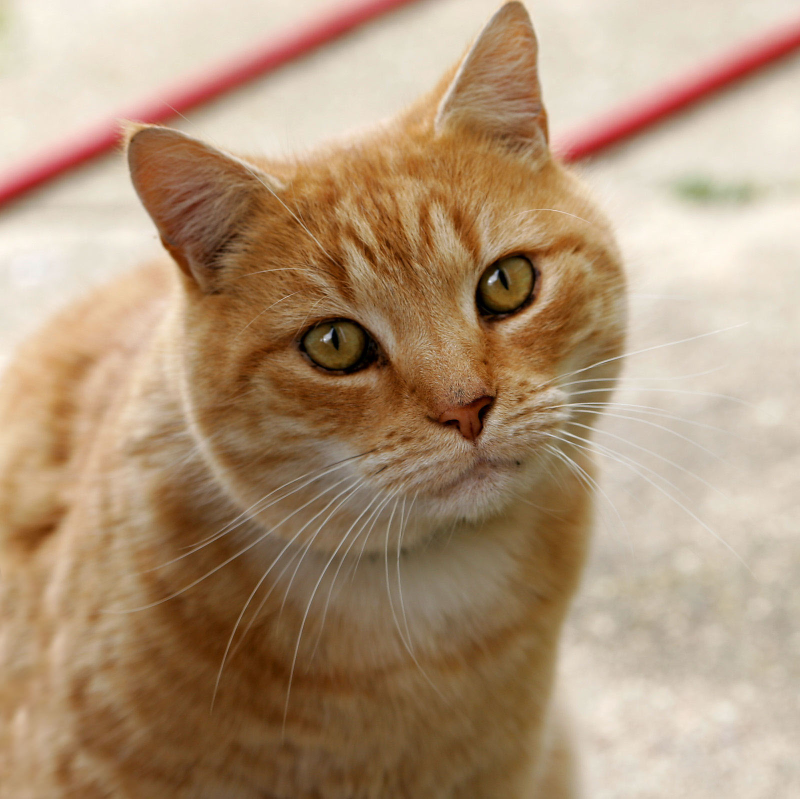
#> input picture showcase/originals/cat.jpg, 1600 x 1598 px (shown at 1/2 size); its folder holds only this picture in this run
$ python run_showcase.py
#> lines starting #> are read from the running program, lines starting #| are printed output that depends on the picture; after the words box and inside, x2 and y2 are one past the last pixel; in counts of white or black regions, pixels touching at a corner belong together
### app.py
"""微HTTP服:供前端+拟合上传图.
运行:.venv/bin/python server/app.py 或 PORT=9000 ...
端点:GET/->index.html;GET/static.html->离线页;POST/api/fit->原图字节,Canny边缘+反转+build_fits,返JSON.
POST体为原图(非multipart)."""
import base64
import json
import os
import sys
import tempfile
import warnings
from http.server import BaseHTTPRequestHandler as B, ThreadingHTTPServer as T
import cv2
import numpy as n

try:
    _rw = n.exceptions.RankWarning
except AttributeError:
    _rw = n.RankWarning
warnings.filterwarnings("ignore", category=_rw)
H = os.path.dirname(os.path.abspath(__file__))
sys.path.insert(0, H)
from curve_fitting_dev import build_fits  # noqa: E402
BD = (-10.0, 10.0, -7.0, 7.0)
MD = 12
DC = [
    "#c74440", "#2d70b3", "#388c46", "#6042a6", "#000000",
    "#fa7e19", "#c55c1e", "#3d8545", "#b0407c", "#c78433",
]
IP = os.path.join(H, "index.html")
SP = os.path.join(H, "static.html")
MUB = 20 * 1024 * 1024


def eo(rp, op):
    """原图→白底黑线轮廓供build_fits用.灰度→高斯模糊→Canny→反转."""
    im = cv2.imread(rp, cv2.IMREAD_COLOR)
    if im is None:
        raise ValueError("could not decode image")
    g = cv2.cvtColor(im, cv2.COLOR_BGR2GRAY)
    bl = cv2.GaussianBlur(g, (5, 5), 0)
    ed = cv2.Canny(bl, threshold1=30, threshold2=100)
    ol = cv2.bitwise_not(ed)
    if not cv2.imwrite(op, ol):
        raise IOError(f"failed to write outline to {op}")


# [32 lines left out: functions sf, fp, not called in this run]
class Hd(B):
    # [7 lines left out: function _sb, not called in this run]

    def _sj(self, s, pl):
        b = json.dumps(pl).encode("utf-8")
        self._sb(s, b, "application/json; charset=utf-8")
    # [64 lines left out: functions _sfi, do_GET, do_POST, not called in this run]

    def log_message(self, fmt, *args):
        sys.stderr.write(f"[{self.log_date_time_string()}] {fmt % args}\n")
# [5 lines left out: function main, not called in this run]
# [2 lines that do not run on import are left out]

### curve_fitting_dev.py
"""曲线糊。
图进式出,差不多。
招:骨,叉,弯,两试,低先。
"""
import os
os.environ.setdefault("MPLCONFIGDIR", "/tmp/mpl")
os.makedirs(os.environ["MPLCONFIGDIR"], exist_ok=True)
import sys
import cv2
import numpy as np
import matplotlib
matplotlib.use("Agg")
import matplotlib.pyplot as plt
from skimage.morphology import skeletonize
# 图骨
def load_binary(path, thresh=128):
    a = cv2.imread(path, cv2.IMREAD_GRAYSCALE)
    if a is None:
        raise FileNotFoundError(path)
    hh, ww = a.shape
    b = cv2.bitwise_not(a)
    _, c = cv2.threshold(b, thresh, 255, cv2.THRESH_BINARY)
    return c, (hh, ww)
def to_skeleton(binary):
    return skeletonize(binary > 0).astype(np.uint8)
# 邻
NEIGHBORS = [(-1, -1), (-1, 0), (-1, 1),
             (0, -1),           (0, 1),
             (1, -1),  (1, 0),  (1, 1)]
def neighbor_count(skel):
    k = np.array([[1, 1, 1], [1, 0, 1], [1, 1, 1]], dtype=np.uint8)
    c = cv2.filter2D(skel, -1, k)
    c[skel == 0] = 0
    return c
def trace_segments(skel, min_len=15):
    """爬。"""
    hh, ww = skel.shape
    n = neighbor_count(skel)
    bm = n >= 3
    em = n == 1
    # 去叉
    z = skel.copy()
    z[bm] = 0
    mk = np.zeros_like(z, dtype=bool)
    def walk(sy, sx):
        p = [(sy, sx)]
        mk[sy, sx] = True
        # 两头
        for _ in range(2):
            while True:
                cy, cx = p[-1]
                st = None
                # 先直
                for dy, dx in [(-1, 0), (1, 0), (0, -1), (0, 1),
                               (-1, -1), (-1, 1), (1, -1), (1, 1)]:
                    ny, nx = cy + dy, cx + dx
                    if (0 <= ny < hh and 0 <= nx < ww
                            and z[ny, nx] and not mk[ny, nx]):
                        st = (ny, nx)
                        break
                if st is None:
                    break
                mk[st] = True
                p.append(st)
            p.reverse()
        return p
    sg = []
    # 端
    ys, xs = np.where(em)
    for sy, sx in zip(ys, xs):
        if mk[sy, sx] or z[sy, sx] == 0:
            continue
        p = walk(sy, sx)
        if len(p) >= min_len:
            sg.append(np.array([[x, y] for y, x in p], dtype=np.float64))
    # 余
    ys, xs = np.where(z & ~mk)
    for sy, sx in zip(ys, xs):
        if mk[sy, sx]:
            continue
        p = walk(sy, sx)
        if len(p) >= min_len:
            sg.append(np.array([[x, y] for y, x in p], dtype=np.float64))
    return sg
# 切弯
# [167 lines left out: functions split_at_corners, split_at_turning, pixel_to_math, _fit_one_orient, fit_auto_degree, evaluate_curve and 2 more, not called in this run]
def build_fits(outline_path,
               bounds=(-10.0, 10.0, -7.0, 7.0),
               min_seg_len=12,
               min_sub_len=6,
               corner_angle=55,
               max_degree=10,
               rel_tol=0.005,
               noise_floor=None):
    bi, sh = load_binary(outline_path)
    sk = to_skeleton(bi)
    raw = trace_segments(sk, min_len=min_seg_len)
    # 噪px
    if noise_floor is None:
        x0, x1, _, _ = bounds
        noise_floor = (x1 - x0) / sh[1] * 1.5
    rf = []
    for sg in raw:
        for s1 in split_at_corners(sg, angle_thresh_deg=corner_angle,
                                   min_sub=min_sub_len):
            for s2 in split_at_turning(s1, min_sub=min_sub_len):
                if len(s2) >= min_sub_len:
                    rf.append(s2)
    rf.sort(key=len, reverse=True)
    fs = []
    for sg in rf:
        pm = pixel_to_math(sg, sh, bounds)
        ft = fit_auto_degree(pm, max_degree=max_degree,
                             rel_tol=rel_tol, noise_floor=noise_floor)
        if ft is None:
            continue
        # 糊权
        ar = _arc_length(pm)
        dg = _bbox_diag(pm)
        im = ar + 0.5 * dg
        fs.append({
            "seg_px": sg,
            "pts_m": pm,
            "fit": ft,
            "arc": ar,
            "diag": dg,
            "importance": im,
        })
    # 大先
    fs.sort(key=lambda f: f["importance"], reverse=True)
    return {
        "img_shape": sh,
        "skeleton": sk,
        "raw_segments": raw,
        "refined_segments": rf,
        "fits": fs,
        "bounds": bounds,
    }
# [68 lines left out: functions plot_overview, plot_fits_only, not called in this run]
def degree_histogram(state):
    from collections import Counter
    return Counter(e["fit"]["degree"] for e in state["fits"])
# [25 lines left out: function main, not called in this run]
# [2 lines that do not run on import are left out]

### showcase/run_showcase.py
"""跑 originals/ 里的图，扔线和拟合结果。
每张图丢到 showcase/<名>/：
  - original.<ext>      原图壳
  - outline.png         Canny 反色线
  - overview.png        四格乱看图
  - fits_only.png       只留拟合线
"""
import os
import shutil
import sys
import cv2
hh = os.path.dirname(os.path.abspath(__file__))
sv = os.path.dirname(hh)
sys.path.insert(0, sv)
from app import eo  # noqa: E402  -- Canny 反描壳
from curve_fitting_dev import build_fits, plot_overview, plot_fits_only  # noqa: E402
oo = os.path.join(hh, "originals")
md = 1600  # 大图先压，不然骨架发疯
def maybe_downscale(a, b):
    """a 到 b，太肥就按 md 缩。"""
    x = cv2.imread(a, cv2.IMREAD_COLOR)
    if x is None:
        raise ValueError(f"could not decode {a}")
    y, z = x.shape[:2]
    q = max(y, z)
    if q > md:
        r = md / q
        x = cv2.resize(x, (int(round(z * r)), int(round(y * r))),
                        interpolation=cv2.INTER_AREA)
    e = os.path.splitext(b)[1].lower()
    u = []
    if e in (".jpg", ".jpeg"):
        u = [cv2.IMWRITE_JPEG_QUALITY, 92]
    if not cv2.imwrite(b, x, u):
        raise IOError(f"failed to write {b}")
def process(sp):
    n, e = os.path.splitext(os.path.basename(sp))
    od = os.path.join(hh, n)
    os.makedirs(od, exist_ok=True)
    og = os.path.join(od, f"original{e.lower()}")
    ol = os.path.join(od, "outline.png")
    ov = os.path.join(od, "overview.png")
    fo = os.path.join(od, "fits_only.png")
    print(f"\n=== {n} ===")
    print(f"  copy/downscale → {os.path.relpath(og, hh)}")
    maybe_downscale(sp, og)
    print(f"  outline (Canny) → {os.path.relpath(ol, hh)}")
    eo(og, ol)
    print(f"  build_fits …")
    st = build_fits(ol,
                       bounds=(-10.0, 10.0, -7.0, 7.0),
                       min_seg_len=12,
                       min_sub_len=6,
                       corner_angle=55,
                       max_degree=12,
                       rel_tol=0.005)
    print(f"    raw segs={len(st['raw_segments'])} "
          f"refined={len(st['refined_segments'])} "
          f"fits={len(st['fits'])}")
    plot_overview(st, ov)
    plot_fits_only(st, fo)
    print(f"  → {os.path.relpath(ov, hh)}")
    print(f"  → {os.path.relpath(fo, hh)}")
def main():
    ss = sorted(
        os.path.join(oo, i)
        for i in os.listdir(oo)
        if not i.startswith(".")
        and os.path.splitext(i)[1].lower() in (".jpg", ".jpeg", ".png", ".bmp", ".webp")
    )
    if not ss:
        print("no source images in originals/", file=sys.stderr)
        sys.exit(1)
    print(f"processing {len(ss)} image(s)")
    for p in ss:
        try:
            process(p)
#> in maybe_downscale, x is the input picture: shape (1598, 1600, 3); mean B, G, R 120.7, 148.8, 175.9
#> in eo, `g = cv2.cvtColor(im, cv2.COLOR_BGR2GRAY)`:
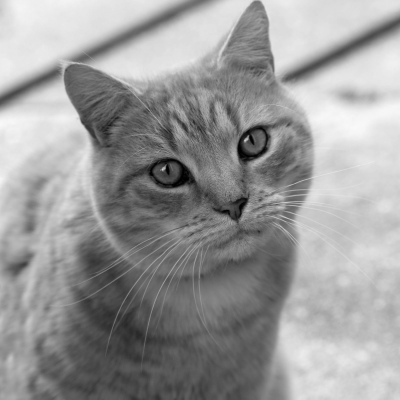
#> g: shape (1598, 1600) (shown at 1/4 size); min 0, max 250, mean 153.7
#> in eo, `ed = cv2.Canny(bl, threshold1=30, threshold2=100)`:
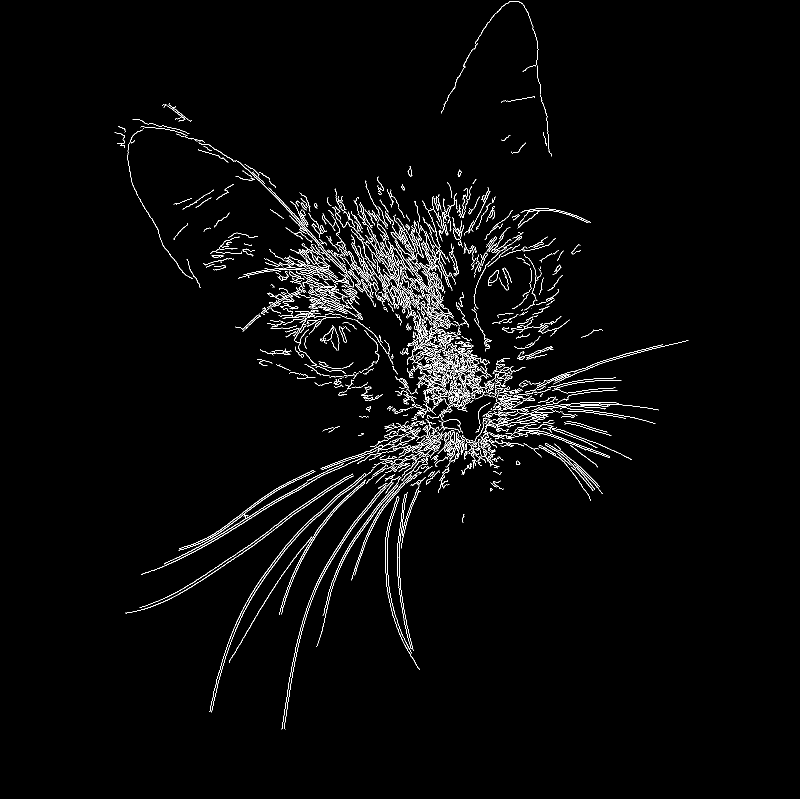
#> ed: shape (1598, 1600) (shown at 1/2 size); 2.3% white in thin lines or dots, all inside (x1, y1, x2, y2) = (229, 2, 1377, 1459)
#> in eo, `ol = cv2.bitwise_not(ed)`:
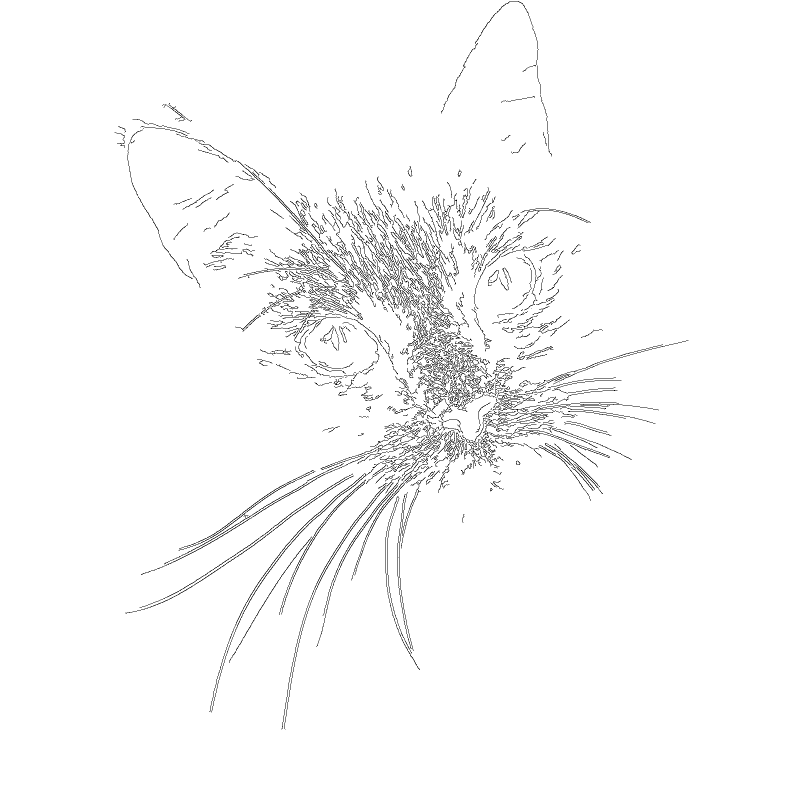
#> ol: shape (1598, 1600) (shown at 1/2 size); 97.7% white; black in thin lines or dots, all inside (x1, y1, x2, y2) = (229, 2, 1377, 1459)
#> in build_fits, `bi, sh = load_binary(outline_path)`: sh = (1598, 1600)
#> in to_skeleton, `return skeletonize(binary > 0).astype(np.uint8)`:
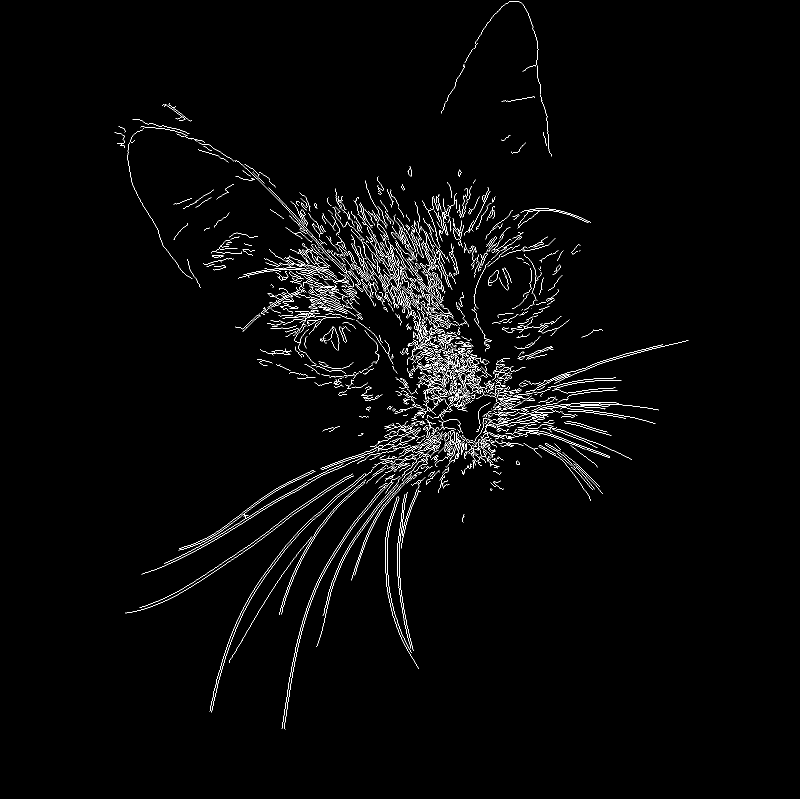
#> returned value: shape (1598, 1600) (shown at 1/2 size); values 0 (black) and 1 (white), 1.8% white in thin lines or dots, all inside (x1, y1, x2, y2) = (229, 2, 1377, 1459)
#> in neighbor_count, `c = cv2.filter2D(skel, -1, k)`:
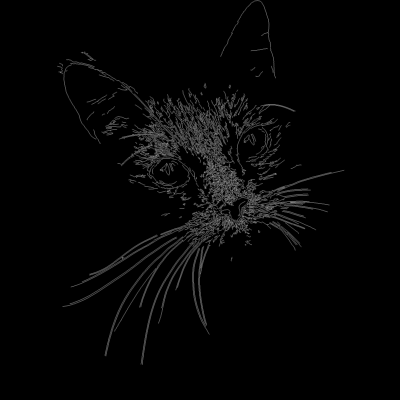
#> c: shape (1598, 1600) (shown at 1/4 size); min 0, max 7, mean 0.142; drawn with min black and max white
#> in neighbor_count, `c[skel == 0] = 0`:
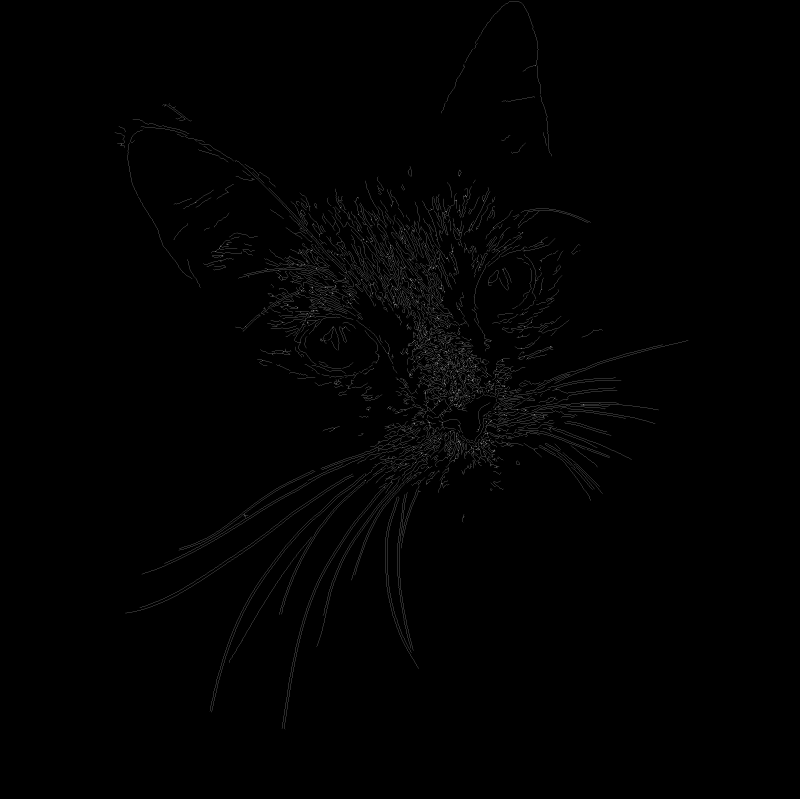
#> c: shape (1598, 1600) (shown at 1/2 size); 5.03% of pixels changed, all inside (x1, y1, x2, y2) = (228, 1, 1378, 1460); drawn with min black and max white
#> in trace_segments, `z[bm] = 0`:
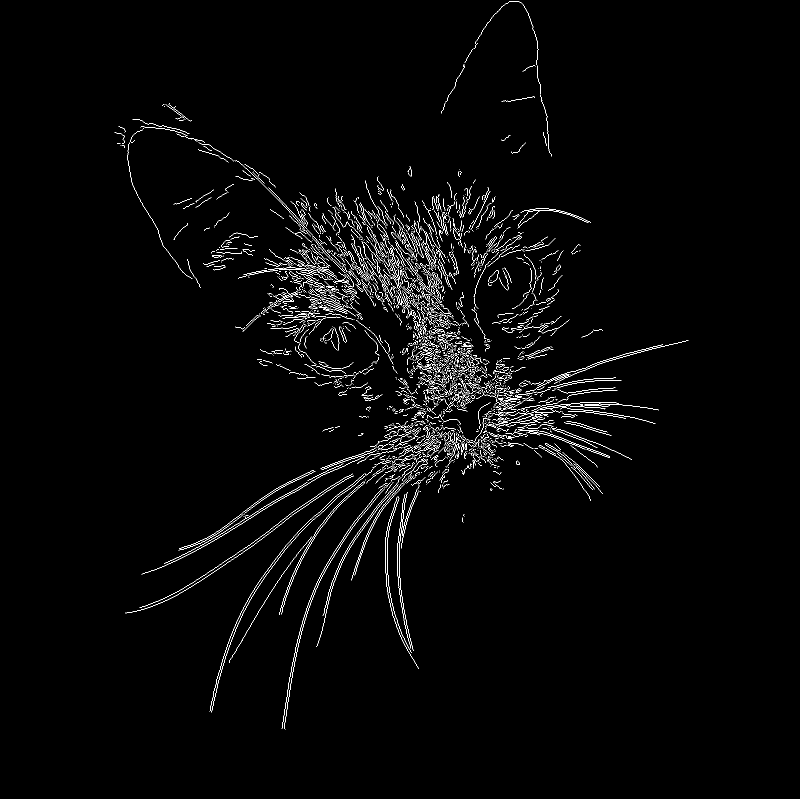
#> z: shape (1598, 1600) (shown at 1/2 size); values 0 (black) and 1 (white), 1.6% white in thin lines or dots, all inside (x1, y1, x2, y2) = (229, 2, 1377, 1459)
#> in trace_segments, `ys, xs = np.where(em)`: ys = 2797 values from 67 to 1458; xs = 2797 values, max 1376 at index 1467, min 229 at index 37, mean 832.2
#> in walk, `p = [(sy, sx)]`: p = [(67, 962)]
#> after the loop in walk, `for _ in range(2):`: p = 222 pairs, first value 2 to 129, second value 962 to 1076
        except Exception as ex:
            print(f"  !! {p}: {type(ex).__name__}: {ex}", file=sys.stderr)
if __name__ == "__main__":
    main()

$ run again, on showcase/originals/coffee.jpg
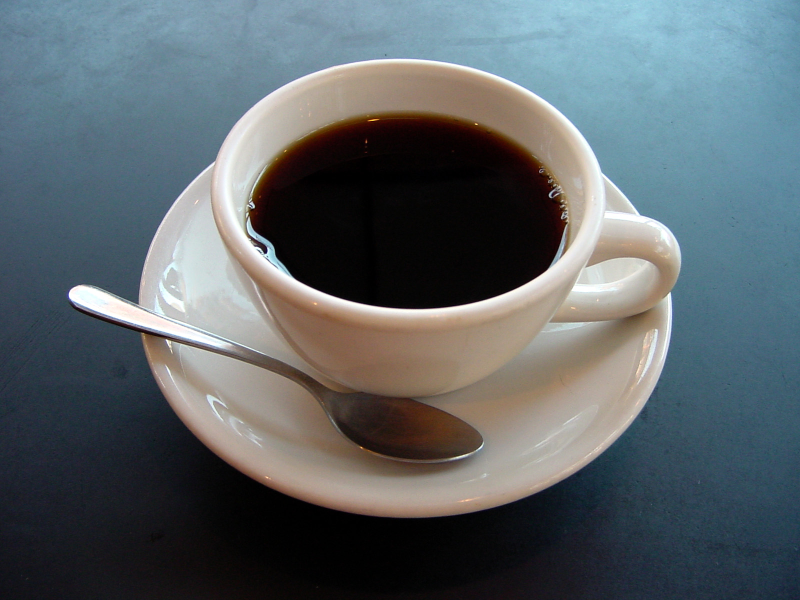
#> input picture showcase/originals/coffee.jpg, 1600 x 1200 px (shown at 1/2 size)
#> in maybe_downscale, x is the input picture: shape (1200, 1600, 3); mean B, G, R 105.3, 100.9, 92.1
#> ed: shape (1200, 1600); 0.95% white in thin lines or dots, all inside (x1, y1, x2, y2) = (137, 108, 1400, 1036)
#> in eo, `ol = cv2.bitwise_not(ed)`:
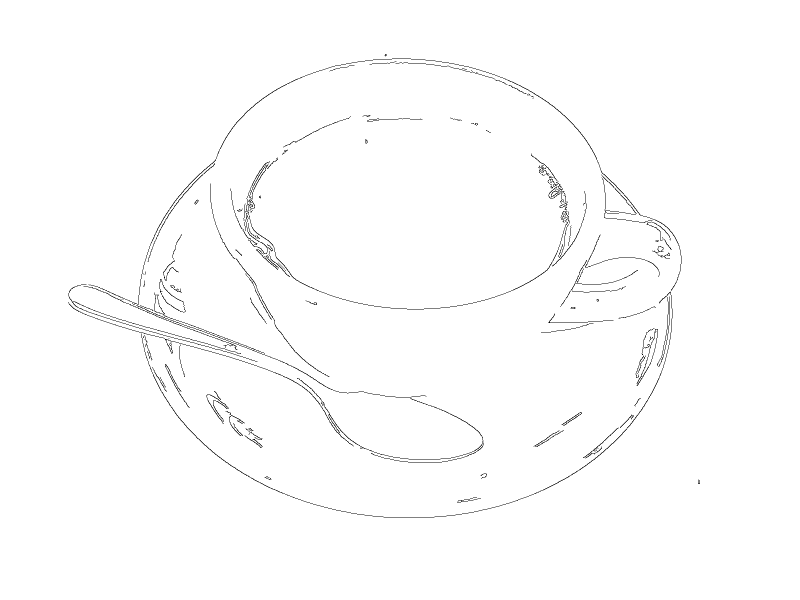
#> ol: shape (1200, 1600) (shown at 1/2 size); 99% white; black in thin lines or dots, all inside (x1, y1, x2, y2) = (137, 108, 1400, 1036)
#> sh = (1200, 1600)
#> in neighbor_count, `c[skel == 0] = 0`:
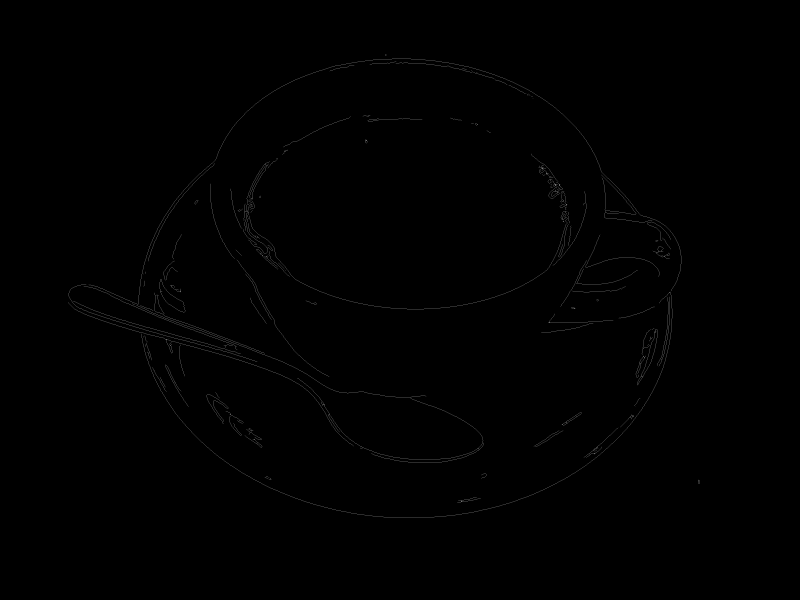
#> c: shape (1200, 1600) (shown at 1/2 size); min 0, max 6, mean 0.015; drawn with min black and max white
#> bm: shape (1200, 1600) bool; 0.02% white in thin lines or dots, all inside (x1, y1, x2, y2) = (292, 231, 1399, 1004)
#> em: shape (1200, 1600) bool; 0.02% white in thin lines or dots, all inside (x1, y1, x2, y2) = (137, 123, 1398, 1005)
#> in trace_segments, `ys, xs = np.where(em)`: ys = 353 values from 123 to 1004; xs = 353 values, max 1397 at index 348, min 137 at index 225, mean 798.1
#> in walk, `p = [(sy, sx)]`: p = [(123, 792)]
#> after the loop in walk, `for _ in range(2):`: p = 54 pairs, first value 123 to 128, second value 739 to 792
#> in trace_segments, `ys, xs = np.where(z & ~mk)`: ys = 1725 values from 108 to 967; xs = 1725 values, max 1399 at index 1714, min 246 at index 543, mean 792.9
#> in trace_segments, `p = walk(sy, sx)`: p = [(108, 771), (109, 770), (110, 770), (111, 771), (110, 772), (109, 772)]
